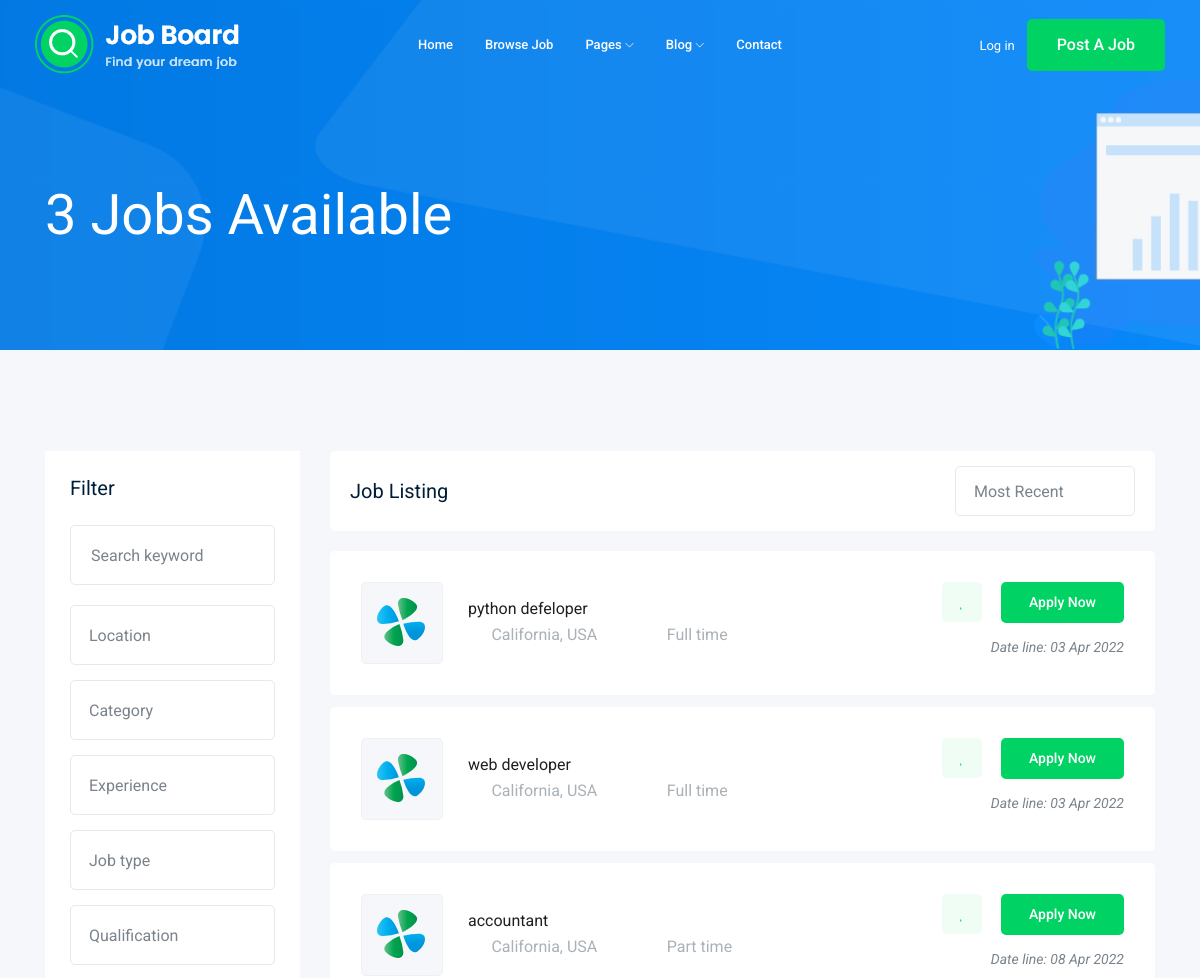
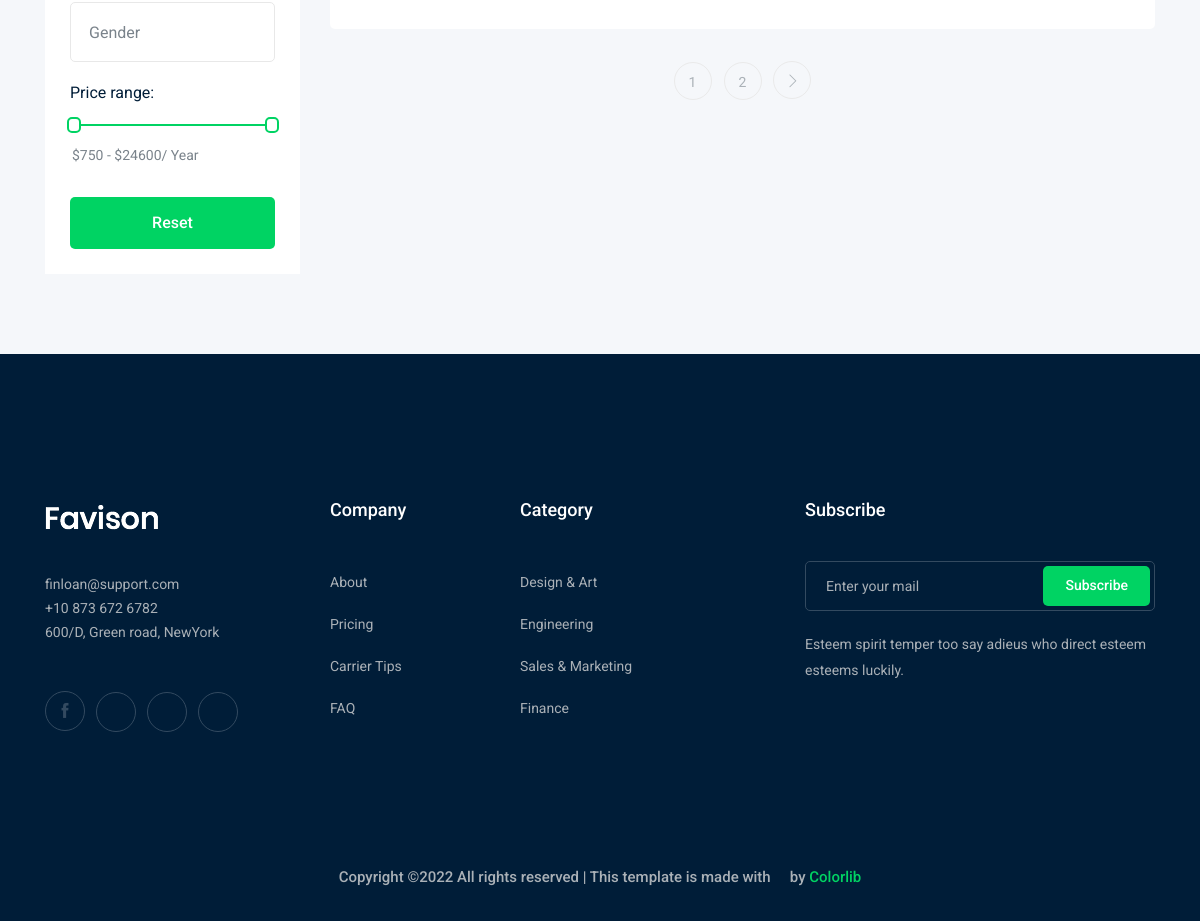
Screenshot of /jobs/ with the database file from the repository (2 pictures, top to bottom).
### job/models.py (models this page shows, shortened)
class Job(models.Model):
    JOB_TYPE = (
    ('Full time','Full time'),
    ('Part time','Part time')
   )
    owner = models.ForeignKey(User, related_name='job_owner', on_delete=models.CASCADE)
    title = models.CharField(max_length=100)
    category = models.ForeignKey(Category, on_delete=models.CASCADE)
    job_type = models.CharField(max_length=15,choices=JOB_TYPE, default='Full time')
    describtion = models.TextField(max_length=1000)
    published_at = models.DateTimeField(auto_now=True)
    vacancy = models.IntegerField(default=1)
    salary = models.IntegerField(default=0)
    experience = models.IntegerField(default=1)
    image = models.ImageField(upload_to=image_upload)
    slug = models.SlugField(null=True,blank=True)
    def __str__(self):
        return self.title

### job/views.py (the view)
# urls.py: path('',views.job_list,name='job_list'),
def job_list(request):
    job_list = Job.objects.all()
    paginator = Paginator(job_list, 3)
    page_number = request.GET.get('page')
    page_obj = paginator.get_page(page_number)
    context = {'jobs': page_obj}
    return render(request,'job/job_list.html',context)

### job/templates/job/job_list.html (shortened to what this page needs)
{% extends 'base.html' %}
{% block body %}
     <div class="bradcam_area bradcam_bg_1">
        <div class="container">
            <div class="row">
                <div class="col-xl-12">
                    <div class="bradcam_text">
                        <h3>{{jobs|length}} Jobs Available</h3>
                    </div>
                </div>
            </div>
        </div>
    </div>
    <div class="job_listing_area plus_padding">
        <div class="container">
            <div class="row">
                <div class="col-lg-3">
                    <div class="job_filter white-bg">
                        <div class="form_inner white-bg">
                            <h3>Filter</h3>
                            <form action="#">
                                <div class="row">
                                    <div class="col-lg-12">
                                        <div class="single_field">
                                            <input type="text" placeholder="Search keyword">
                                        </div>
                                    </div>
                                    <div class="col-lg-12">
                                    </div>
                                    <div class="col-lg-12">
                                    </div>
                                    <div class="col-lg-12">
                                    </div>
                                    <div class="col-lg-12">
                                    </div>
                                    <div class="col-lg-12">
                                    </div>
                                    <div class="col-lg-12">
                                    </div>
                                </div>
                            </form>
                        </div>
                        <div class="range_wrap">
                            <label for="amount">Price range:</label>
                            <div id="slider-range"></div>
                            <p>
                                <input type="text" id="amount" readonly style="border:0; color:#7A838B; font-size: 14px; font-weight:400;">
                            </p>
                        </div>
                        <div class="reset_btn">
                            <button  class="boxed-btn3 w-100" type="submit">Reset</button>
                        </div>
                    </div>
                </div>
                <div class="col-lg-9">
                    <div class="recent_joblist_wrap">
                        <div class="recent_joblist white-bg ">
                            <div class="row align-items-center">
                                <div class="col-md-6">
                                    <h4>Job Listing</h4>
                                </div>
                                <div class="col-md-6">
                                    <div class="serch_cat d-flex justify-content-end">
                                    </div>
                                </div>
                            </div>
                        </div>
                    </div>
                    <div class="job_lists m-0">
                        <div class="row">
                            {% for job in jobs %}
                            <div class="col-lg-12 col-md-12">
                                <div class="single_jobs white-bg d-flex justify-content-between">
                                    <div class="jobs_left d-flex align-items-center">
                                        <div class="thumb">
                                            <img src="img/svg_icon/1.svg" alt="">
                                        </div>
                                        <div class="jobs_conetent">
                                            <a href="{% url 'jobs:job_detail' job.slug %}"></h4>{{job}}</a>
                                            <div class="links_locat d-flex align-items-center">
                                                <div class="location">
                                                    <p> <i class="fa fa-map-marker"></i> California, USA</p>
                                                </div>
                                                <div class="location">
                                                    <p> <i class="fa fa-clock-o"></i>{{job.job_type}}</p>
                                                </div>
                                            </div>
                                        </div>
                                    </div>
                                    <div class="jobs_right">
                                        <div class="apply_now">
                                            <a class="heart_mark" href="#"> <i class="fa fa-heart"></i> </a>
                                            <a href="{% url 'jobs:job_detail' job.slug %}" class="boxed-btn3">Apply Now</a>
                                        </div>
                                        <div class="date">
                                            <p>Date line: {{job.published_at|date:'d M o'}}</p>
                                        </div>
                                    </div>
                                </div>
                            </div>
                            {% endfor %}
                        </div>
                        {% if jobs.has_other_pages %}
                        <div class="row">
                            <div class="col-lg-12">
                                <div class="pagination_wrap">
                                    <ul>
                                        {% for i in  jobs.paginator.page_range%}
                                        <li><a href="?page={{i}}"><span>{{i}}</span></a></li>
                                        {% endfor %}
                                        {% if jobs.has_next  %}
                                            <li><a href="?page={{jobs.next_page_number}}"> <i class="ti-angle-right"></i> </a></li>
                                        {% endif %}
                                    </ul>
                                </div>
                            </div>
                        </div>
                        {% endif %}
                    </div>
                </div>
            </div>
        </div>
    </div>
{% endblock body%}

### rows the page displays
Job: title "python defeloper", job_type "Full time", published_at "03 Apr 2022"
Job: title "web developer", job_type "Full time", published_at "03 Apr 2022"
Job: title "accountant", job_type "Part time", published_at "08 Apr 2022"

### other values shown
{{ jobs|length }} "3"
{{ i }} "1" "2"
